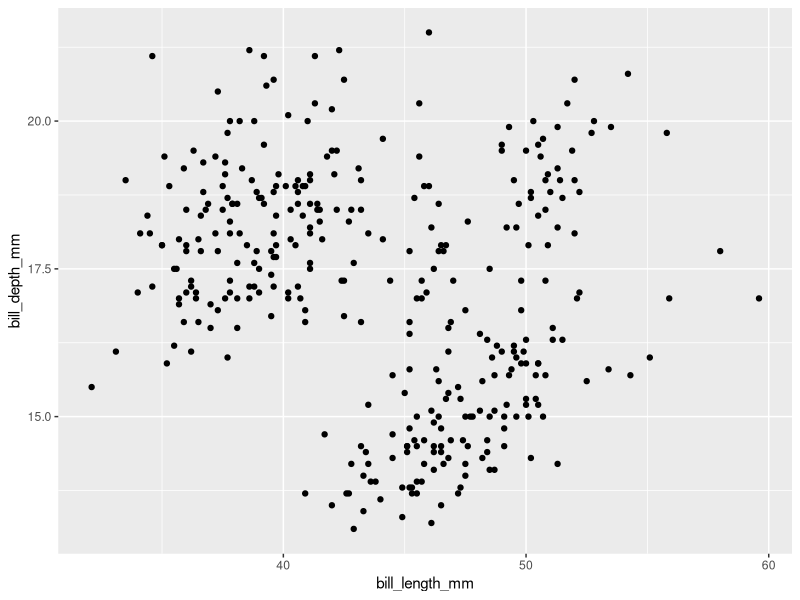
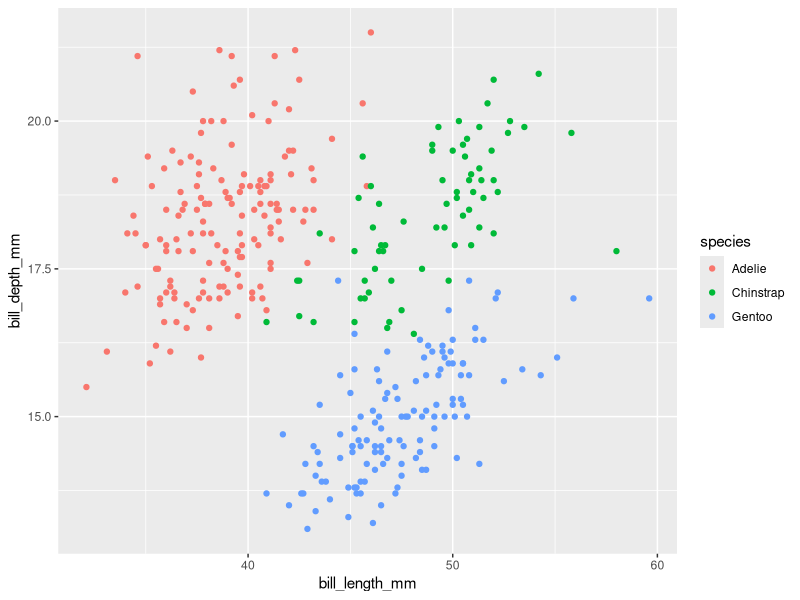
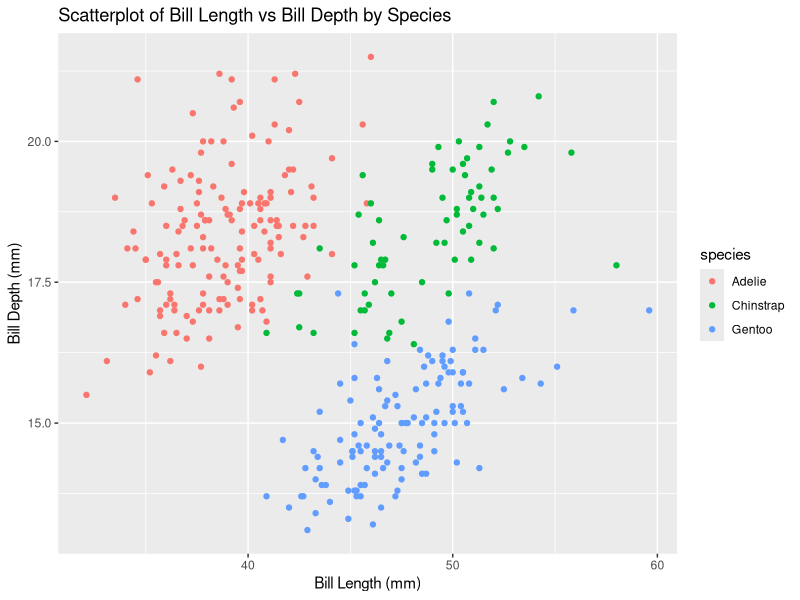
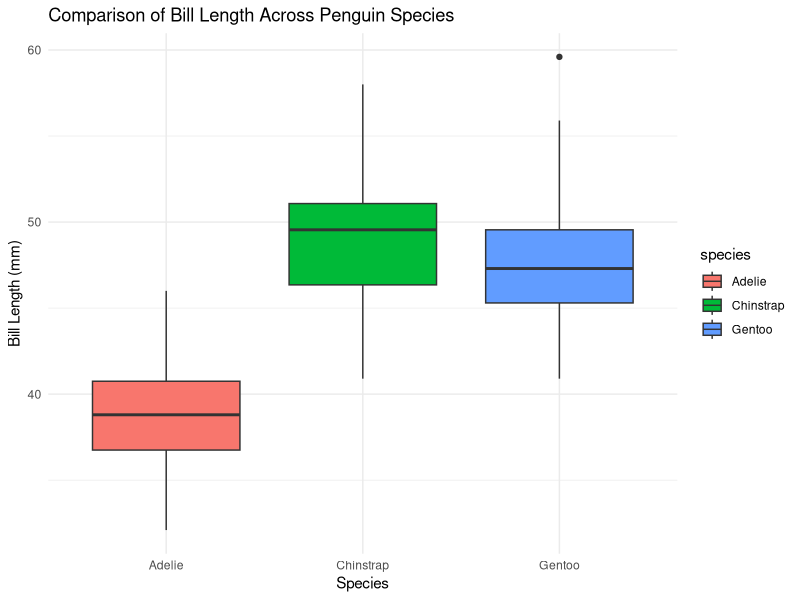

Write R code to recreate these figures, in order.
## ---- chunk 1
knitr::opts_chunk$set(echo = TRUE)
# Load required libraries
library(tidyverse)
library(palmerpenguins)
library(ggplot2)
## ---- chunk 2
str(penguins)
## ---- chunk 3
str(penguins_raw)
## ---- chunk 4
colnames(penguins)
## ---- chunk 5

ggplot(penguins, aes(x = bill_length_mm, y = bill_depth_mm)) + geom_point()

## ---- chunk 6

ggplot(penguins, aes(x = bill_length_mm, y = bill_depth_mm, color = species)) + geom_point()

## ---- chunk 7

ggplot(penguins, aes(x = bill_length_mm, y = bill_depth_mm, color = species)) + 
  geom_point() +
  labs(
    x = "Bill Length (mm)", 
    y = "Bill Depth (mm)", 
    title = "Scatterplot of Bill Length vs Bill Depth by Species"
  )

## ---- chunk 8

ggplot(penguins, aes(x = species, y = bill_length_mm, fill = species)) + 
  geom_boxplot() +
  labs(
    x = "Species", 
    y = "Bill Length (mm)", 
    title = "Comparison of Bill Length Across Penguin Species"
  ) +
  theme_minimal() 
 
